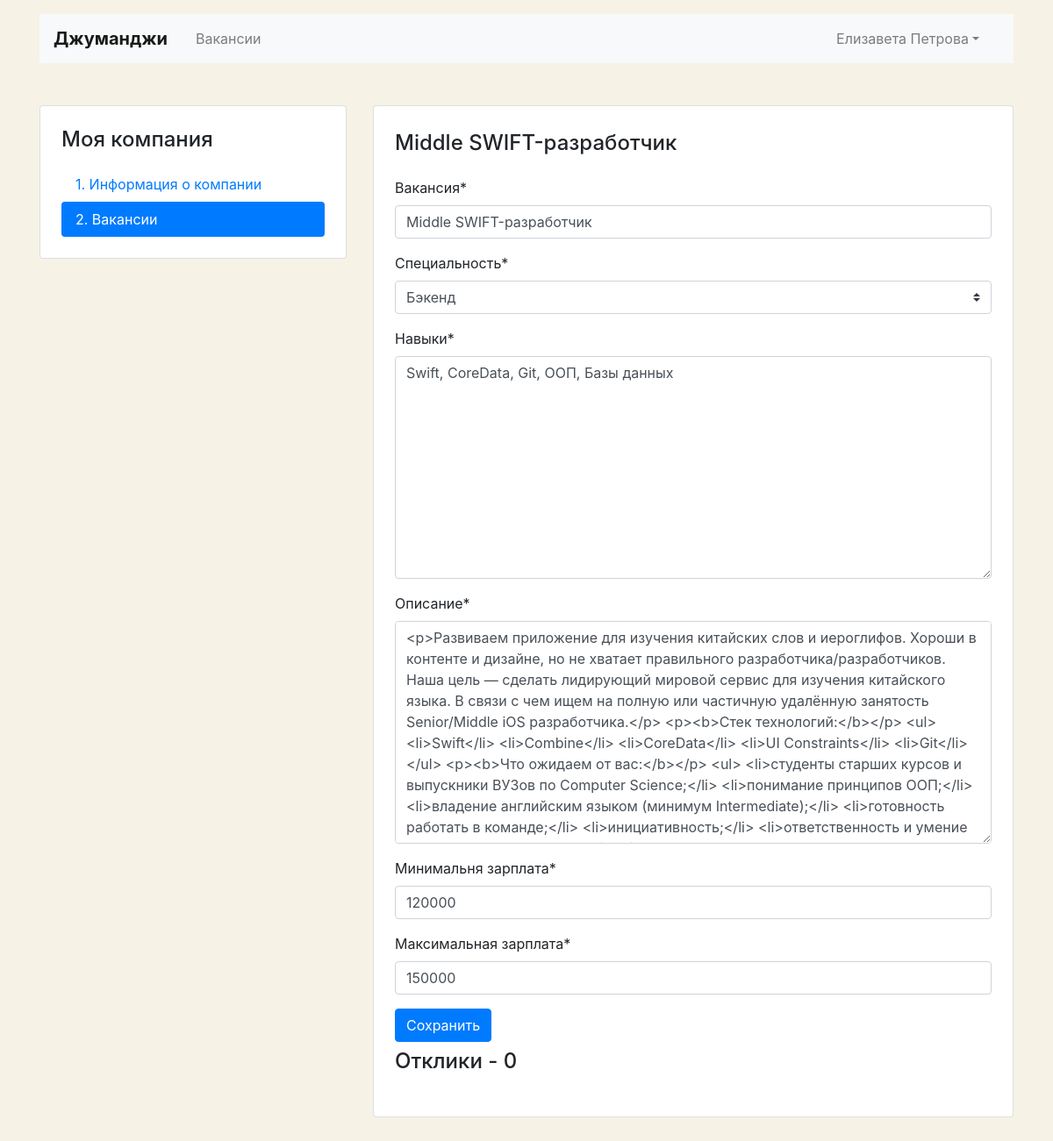
Before: /mycompany/vacancies/3/ (signed in) with the older database file.
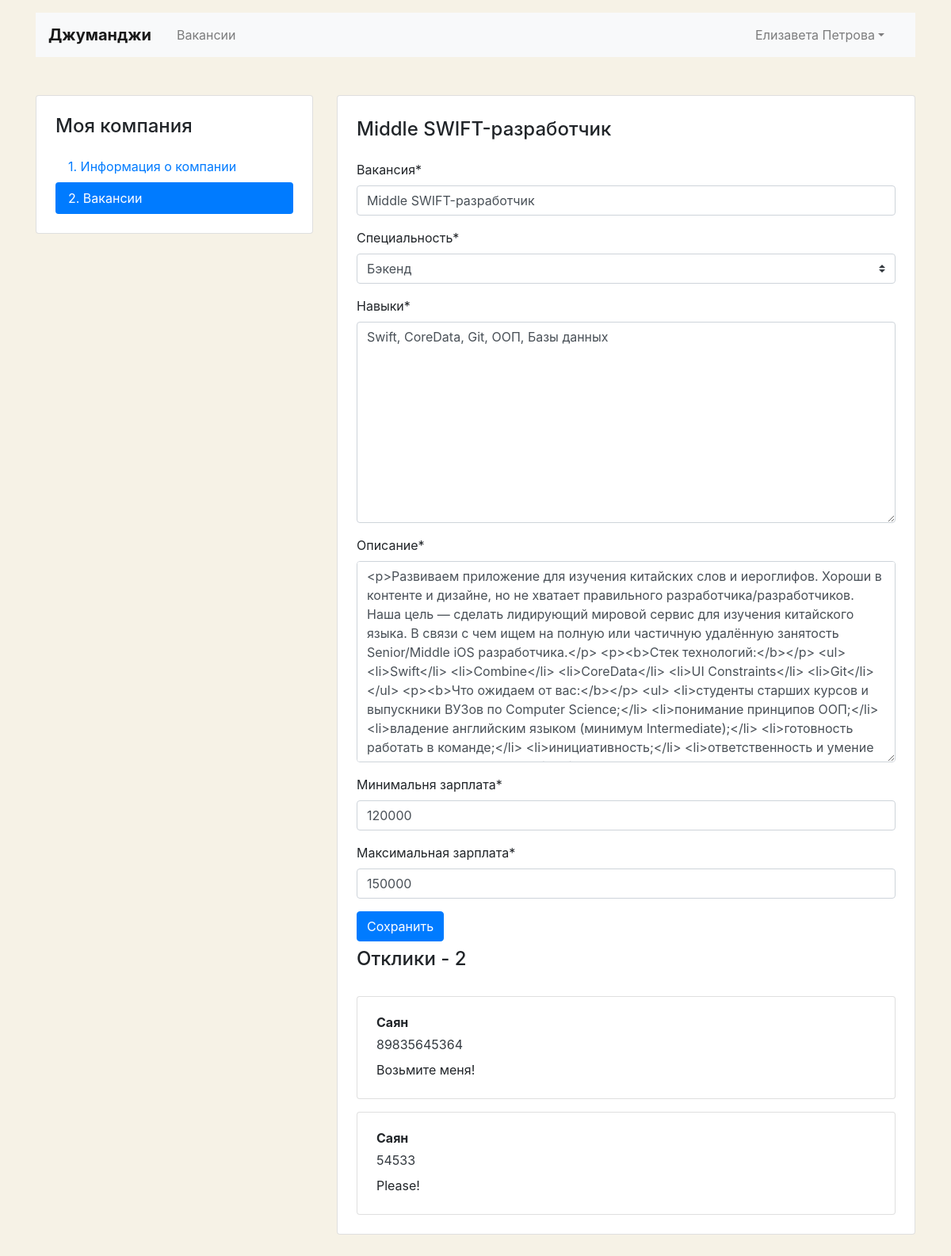
After: the same page with the newer database file.
### job_site_app/models.py (models this page shows, shortened)
class Application(models.Model):
    written_username = models.CharField(max_length=50, verbose_name='Имя')
    written_phone = models.CharField(max_length=50, verbose_name='Телефон')
    written_cover_letter = models.TextField(verbose_name='Сопроводительное письмо')
    vacancy = models.ForeignKey('Vacancy', on_delete=models.CASCADE, related_name="applications", verbose_name='Вакансия')
    user = models.ForeignKey(User, on_delete=models.CASCADE, related_name="applications", verbose_name='Пользователь')
    class Meta:
        verbose_name_plural = 'Отклики'
        verbose_name = 'Отклик'
        ordering = ['written_username']

### job_site_app/views.py (the view, shortened to what this page needs)
# urls.py: path('mycompany/vacancies/<int:pk>/', EditVacancyCreateView.as_view(), name='edit_vacancy'),
class EditVacancyCreateView(SuccessMessageMixin, LoginRequiredMixin, UpdateView):
    login_url = 'login'
    template_name = 'job_site_app/vacancy-edit.html'
    success_message = 'Информация о вакансии обновлена!'
    model = Vacancy
    form_class = VacancyForm
    def get_context_data(self, **kwargs):
        context = super(EditVacancyCreateView, self).get_context_data(**kwargs)
        context['user_company'] = str(Vacancy.objects.get(id=self.kwargs['pk']).title)
        context['applications'] = Application.objects.filter(vacancy=self.kwargs['pk'])
        return context
    def get_object(self, queryset=None):
        return self.model.objects.get(id=self.kwargs['pk'])

### job_site_app/forms.py
class VacancyForm(forms.ModelForm):
    class Meta:
        model = Vacancy
        fields = ('title', 'specialty', 'skills', 'description', 'salary_min', 'salary_max')
    def __init__(self, *args, **kwargs):
        super(VacancyForm, self).__init__(*args, **kwargs)
        self.helper = FormHelper()
        self.helper.form_method = 'POST'
        self.helper.layout = Layout(
            Fieldset(
                '',
                'title',
                'specialty',
                'skills',
                'description',
                'salary_min',
                'salary_max',
            ),
            ButtonHolder(Submit('submit', 'Сохранить'))
        )

### job_site_app/models.py (called while the page is built)
    def __str__(self):
        return self.title

### job_site_app/templates/job_site_app/vacancy-edit.html (shortened to what this page needs)
{% extends "layout/basic.html" %}
{% block content %}
  <main class="container mt-3 pb-5">
    <div class="row mt-5">
      <div class="col-12 col-lg-4">
        <aside class="pt-3 pb-4 px-4 mb-5 card">
          <h1 class="h4 pt-2 pb-2">Моя компания</h1>
          <div class="nav flex-column nav-pills">
            <a class="nav-link" href="{% url 'job:my_company' user_company %}">1. Информация о&nbsp;компании</a>
            <a class="nav-link active" href="{% url 'job:getting_information' user.pk %}">2. Вакансии</a>
          </div>
        </aside>
      </div>
      <div class="col-12 col-lg-8">
        <div class="card">
          <div class="card-body px-4 pb-4 tab-content">
            <section>
              <h2 class="h4 pt-2 pb-3">{{ user_company }}</h2>
                {% load crispy_forms_tags %}
              {% crispy form %}
              <h2 class="h4 pt-2 pb-3">Отклики - {{ applications.count }}</h2>
              {% for application in applications %}
              <div class="card mt-3">
                <div class="card-body px-4">
                  <p class="mb-1 font-weight-bold">{{ application.written_username }}</p>
                  <p class="mb-2"><a href="tel:+79002842324" class="text-dark">{{ application.written_phone }}</a></p>
                  <p class="mb-1">{{ application.written_cover_letter }}</p>
                </div>
              </div>
              {% endfor %}
            </section>
          </div>
        </div>
      </div>
    </div>
  </main>
{% endblock %}

Changed rows visible on the page:
added Application: written_username "Саян", written_phone "89835645364", written_cover_letter "Возьмите меня!"
added Application: written_username "Саян", written_phone "54533", written_cover_letter "Please!"
Other visible differences:
{{ applications.count }}: "0" → "2"
